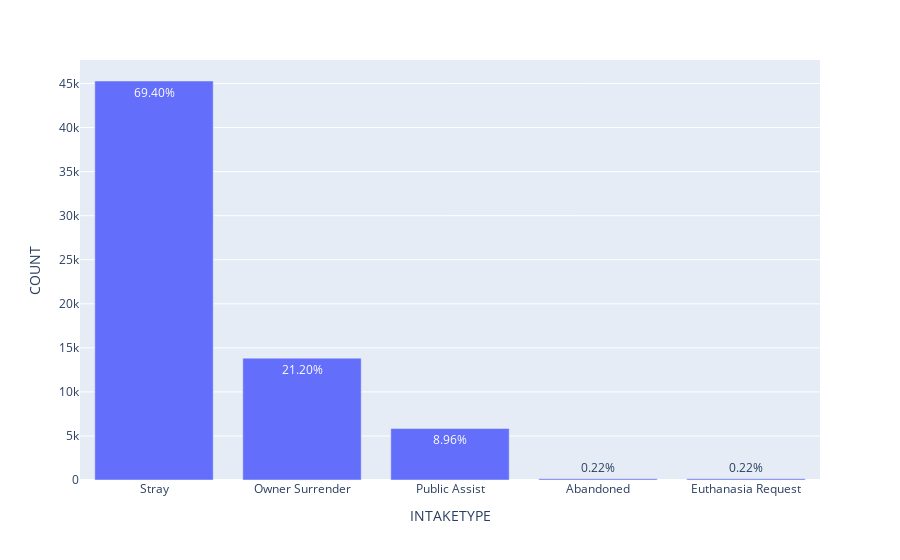

The notebook cell this image was saved under:
### Markdown cell above
# Exploring "INTAKE_TYPE" of Dogs

### Code cell
animal_intaketype = dfAnimals.INTAKETYPE.value_counts()
animal_intaketype = animal_intaketype.reset_index()
animal_intaketype.columns = ["INTAKETYPE","COUNT"]

animal_intaketype['PCT'] = np.round(100.0*animal_intaketype['COUNT']/animal_intaketype['COUNT'].sum(),2)
fig = px.bar(animal_intaketype, x='INTAKETYPE', y='COUNT', text=animal_intaketype['PCT'].apply(lambda x: '{0:1.2f}%'.format(x)))
fig.show()

animal_intaketype

### Figure 1 — Plotly figure (JSON) as saved in the notebook; plotly's stock layout.template omitted (floating-point values rounded to 4 significant figures)
{"data": [{"alignmentgroup": "True", "hovertemplate": "INTAKETYPE=%{x}<br>COUNT=%{y}<br>text=%{text}<extra></extra>", "legendgroup": "", "marker": {"color": "#636efa", "pattern": {"shape": ""}}, "name": "", "offsetgroup": "", "orientation": "v", "showlegend": false, "text": ["69.40%", "21.20%", "8.96%", "0.22%", "0.22%"], "textposition": "auto", "type": "bar", "x": ["Stray", "Owner Surrender", "Public Assist", "Abandoned", "Euthanasia Request"], "xaxis": "x", "y": [45286, 13832, 5846, 144, 143], "yaxis": "y"}], "layout": {"barmode": "relative", "legend": {"tracegroupgap": 0}, "margin": {"t": 60}, "xaxis": {"anchor": "y", "domain": [0, 1], "title": {"text": "INTAKETYPE"}}, "yaxis": {"anchor": "x", "domain": [0, 1], "title": {"text": "COUNT"}}}}
